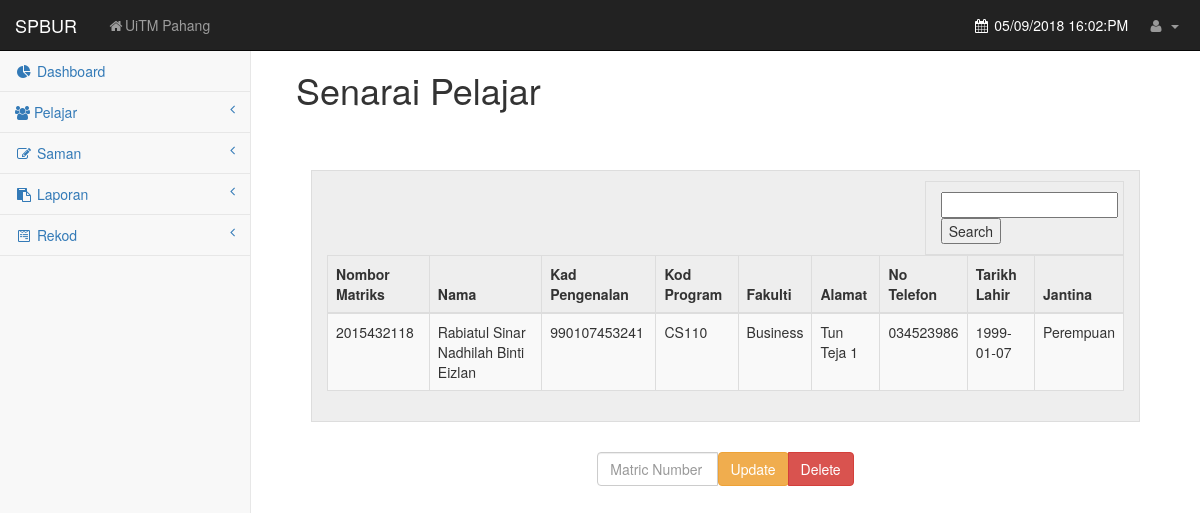
/rpelajar1.php, run on an earlier commit of the app's database.
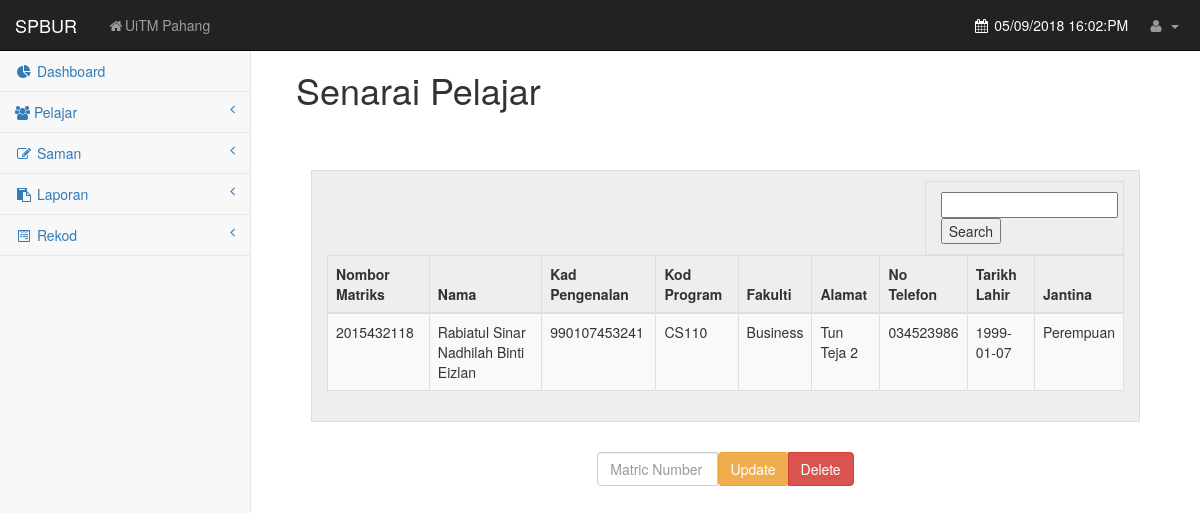
And on a later commit of the database.
### tables this page shows
CREATE TABLE `student` (
  `matric_no` int(11) NOT NULL,
  `name` varchar(255) NOT NULL,
  `ic_number` varchar(255) NOT NULL,
  `course_code` varchar(255) NOT NULL,
  `faculty` varchar(255) NOT NULL,
  `address` varchar(255) NOT NULL,
  `phone_no` varchar(255) DEFAULT NULL,
  `birthdate` date DEFAULT NULL,
  `gender` varchar(255) DEFAULT NULL
);

### rpelajar1.php (the view, shortened to what the changed rows need)
<!DOCTYPE html>
<html lang="en">
<head>
    <link href="css/bootstrap.min.css" rel="stylesheet">
    <link href="css/metisMenu.min.css" rel="stylesheet">
    <link href="css/timeline.css" rel="stylesheet">
    <link href="css/startmin.css" rel="stylesheet">
    <link href="css/morris.css" rel="stylesheet">
    <link href="css/font-awesome.min.css" rel="stylesheet" type="text/css">
</head>
<body>
<div id="wrapper">
<?php include("DashboardOnly.php");?>
</body>
</html>
    <div id="page-wrapper">
        <div class="container-fluid">
            <div class="row">
                <div class="col-lg-12">
                    <br>
                    <h1>Senarai Pelajar</h1>
                    <br>
                    <form method="post" action="">
                        <div class="panel-body">
                        <div class="dataTable_wrapper">
                        <div class="dataTables_length" id="dataTables-example_length">
                            <div class="row show-grid">
                            <div class="col-md-12">
                                    <table class="table table-striped table-bordered table-hover" id="dataTables-example">
                                        <thead>
                                            <tr>
                                                <th>Nombor Matriks</th>
                                                <th>Nama</th>
                                                <th>Kad Pengenalan</th>
                                                <th>Kod Program</th>
                                                <th>Fakulti</th>
                                                <th>Alamat</th>
                                                <th>No Telefon</th>
                                                <th>Tarikh Lahir</th>
                                                <th>Jantina</th>
                                            </tr>
                                        </thead>
                    <?php
                            $sql0 = "SELECT * FROM student";
                            $query0 = mysqli_query($dbconn, $sql0) or die ("Error: ".mysqli_error($dbconn));
                            $row=mysqli_fetch_array($query0);
                            if($row){
                                        echo "<tbody>";
                                        echo "<tr>";
                                        echo "<td>".$row['matric_no']."</td>";
                                        echo "<td>".$row['name']."</td>";
                                        echo "<td>".$row['ic_number']."</td>";
                                        echo "<td>".$row['course_code']."</td>";
                                        echo "<td>".$row['faculty']."</td>";
                                        echo "<td>".$row['address']."</td>";
                                        echo "<td>".$row['phone_no']."</td>";
                                        echo "<td>".$row['birthdate']."</td>";
                                        echo "<td>".$row['gender']."</td>";
                                        echo "</tr>";
                        }?>
                                    </table>
                                </div>
                            </div>
                                </div>
                            </div>
                        </div>
                    </form>
                    </div>
                </div>
            </div>
        </div>
</body>
</html>

### DashboardOnly.php (shortened to what the changed rows need)
<nav class="navbar navbar-inverse navbar-fixed-top" role="navigation">
    <div class="navbar-header">
        <a class="navbar-brand" href="Dashboard.php">SPBUR</a>
    </div>
</nav>

What changed in the data, as far as the page shows it:
changed student "Rabiatul Sinar Nadhilah Binti Eizlan": address "Tun Teja 1" → "Tun Teja 2"
